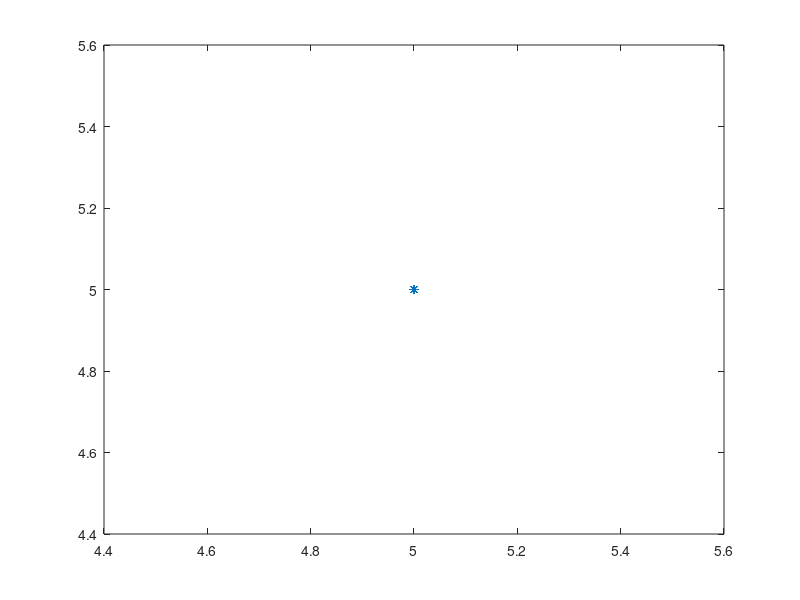

This chart was generated by the following MATLAB code:
%poly(1)
%1 -1
%x-1

function [interpolateval] = NewtonDividedDiffferenceInterpolation()
x = input('Enter x: ');
y = input('Enter y: ');

n = length(y); %rows
D = zeros(n,n);
D(:,1) = y;
for j = 2:n
    for i=j:n
        D(i,j) = (D(i, j - 1) - D(i - 1, j - 1))/(x(i) - x(i-j+1));
    end
end

disp('Divided Differences Table:');
disp(D);

C=D(n,n);
for k=n-1:-1:1
    C=conv(C,poly(x(k)))
    m=length(C)
    C(m)=C(m)+D(k,k)
end
C

X=linspace(x(1),x(n),100);
Y=polyval(C,X);
plot(x,y,'k')
hold on
plot(X,Y,'*')

end